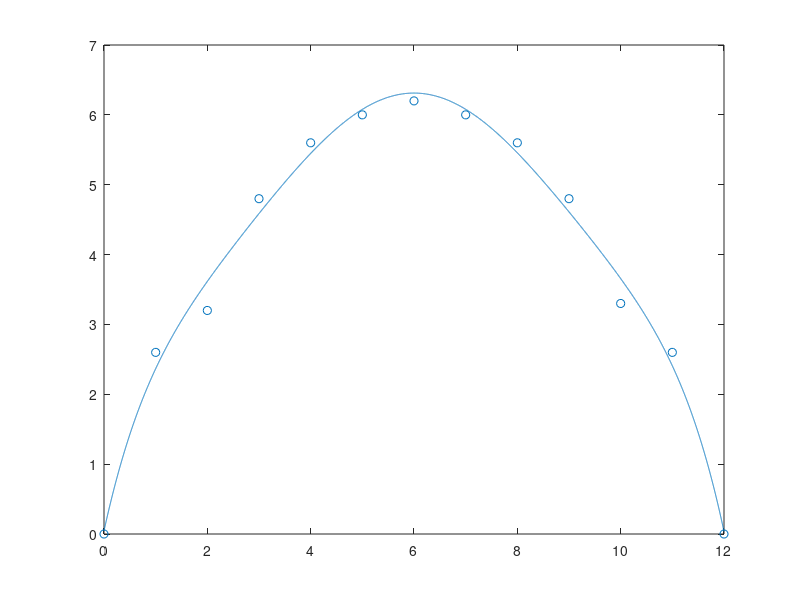

This figure's MATLAB source: (Note: this script raises an error after producing the figure.)
clearvars
close all
clc


z = [0	1	2	3	4	5	6	7	8	9	10	11	12];
y = [0	2.6	3.2	4.8	5.6	6	6.2	6	5.6	4.8	3.3	2.6	0];
p = polyfit(z,y,6);

dz = 0.001;
z1 = (0:dz:12);
y1 = polyval(p,z1);

figure
scatter(z,y)
hold on
plot(z1,y1)
box on

% Q1
funS = @(x) -0.000135018919848637*x.^6 + 0.00484371278875902*x.^5-0.0657286126326338*x.^4+0.417620582461883*x.^3-1.39686396592731*x.^2+3.36105396667293*x + 0.0455465587045750;
S = pi*Simp38(funS,0,12)
Sc = pi*Comptrapez(funS,0,12)
funV = @(x) (-0.000135018919848637*x.^6 + 0.00484371278875902*x.^5-0.0657286126326338*x.^4+0.417620582461883*x.^3-1.39686396592731*x.^2+3.36105396667293*x + 0.0455465587045750).^2;
V = pi*Simp38(funV,0,12)/4
Vc = pi*Comptrapez(funV,0,12)/4

% Q2
fun2 = @(x) sqrt(1-x.^2);
As   = Simp38(fun2,-1,1)
Ac   = Comptrapez(fun2,-1,1)

